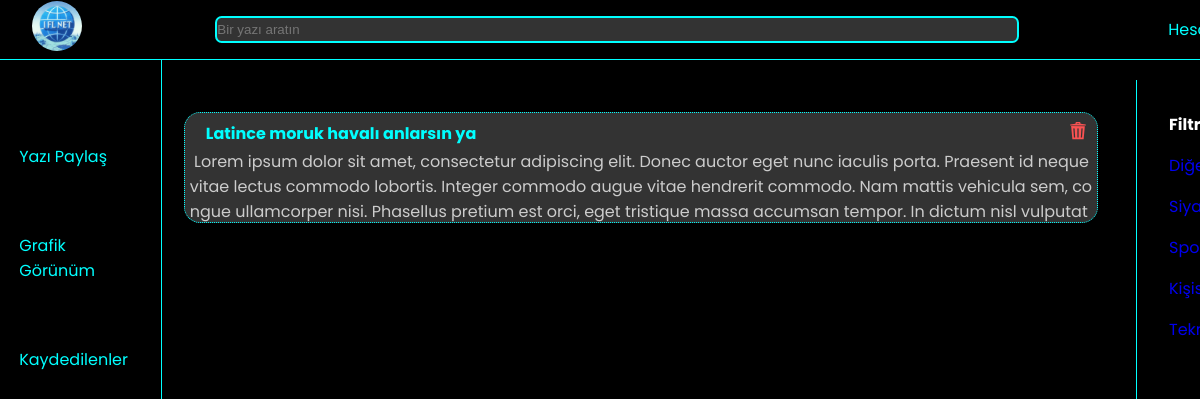
Page / (signed in) on the earlier database version.
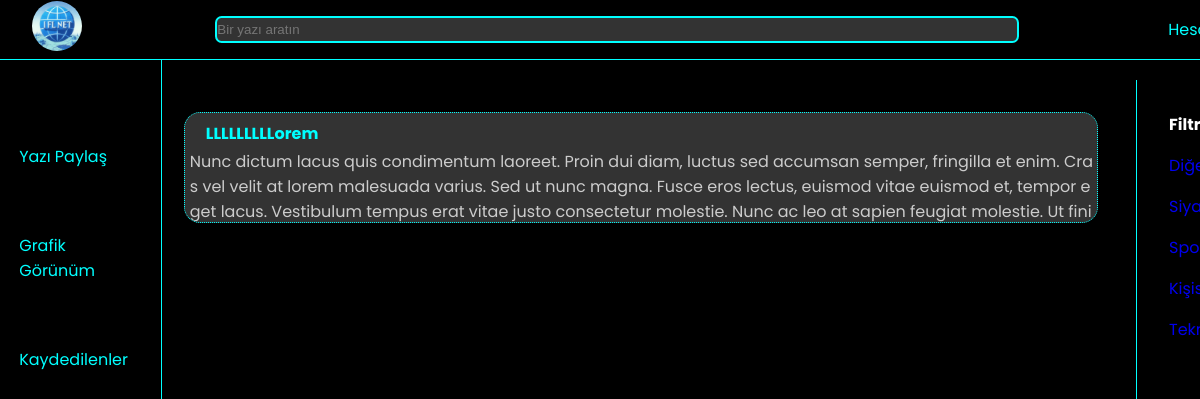
Same page on the later database version.
### app.py (models this page shows)
class Yazilar(db.Model):
    id = db.Column(db.Integer, primary_key=True)
    message = db.Column(db.String(10000), nullable=False)
    user_id = db.Column(db.Integer, db.ForeignKey('user.id'), nullable=False)
    baslik = db.Column(db.String(50), nullable=False, unique=True)
    kaydedilme_sayısı = db.relationship('YaziKaydet',backref='Yazilar',lazy='dynamic')
    kategori = db.Column(db.String(50),nullable=False, default="Diğer")

### app.py (the view)
@app.route('/')
def home():
    if current_user.is_authenticated:
        filter = request.args.get('filter',  type = str)
        if filter:
            yazilar = Yazilar.query.filter(Yazilar.kategori == filter)
            if  yazilar.count() < 1:
                yazilar = None
        else:
            yazilar = Yazilar.query.all()
        return  render_template('home.html', yazilar = yazilar, c_user = current_user, filtre=filter,kategoriler = ["diğer", "siyaset", "spor", "kişisel-gelişim", "teknoloji"])
    else:
        return "Lütfen giriş yapın"

### app.py (called while the page is built)
@login_manager.user_loader
def load_user(user_id):
    return User.query.get(int(user_id))

@app.before_request
def make_session_permanent():
    session.permanent = True

### templates/home.html (shortened to what this page needs)
{% extends "base.html" %}
{%block title%} <title>IFLNET</title>
<link rel="stylesheet" href="../static/css/home/main.css">
{%endblock%}
{% block content %}
    <section class="ana">
        <div class="yazilar">
            <ul class="yazi">
                {% if yazilar %}
                    {% for yazi in yazilar|reverse %}
                        <a class="yazi-link" href="/yazi/{{yazi.baslik}}"> <li>
                            <div class="post-ici">
                                <div class="baslik-kismi">
                                    <span class="baslik-class"> {{yazi.baslik}} </span><span class="uzat"></a></span>
                                    {% if c_user.id == yazi.user_id %}
                                    <a href="/yazi/{{yazi.baslik}}/kaldir"><img src="../static/images/sil.svg" alt="Sil" width="20px"></a>
                                    {% endif %}
                                    <a class="yazi-link" href="/yazi/{{yazi.baslik}}">
                                </div>
                                <br> <div class="yazi-icerik">
                                    {{yazi.message|safe}}
                                </div> </div> </li></a>
                    {% endfor %}
                {% else %}
                    <div class="bulunamadi">
                        <h3>Hiçbir yazı bulunamadı.</h3> <img src="../static/images/sad-doge.png" alt="sad doge" width="400px">
                    </div>
                {% endif %}
        <div class="filtre" id="filtre">
            <ul>
                <div class="label-bas">
                    {% if filtre %}
                    <a href="/"><span class="aktif-label">Filtreleri <br>Kaldır</span></a>
                    {% else %}
                    <span class="deaktif-label"><b>Filtrele</b></span>
                    {% endif %}
                </div>
                {% for kategori in kategoriler %}
                    {% if filter == kategori %}
                        <li class="aktif"><a href="/">{{kategori}} <span class="x">✓</span></a></li>
                    {% else %}
                        <li><a href="http://127.0.0.1:5000/?filter={{kategori}}">{{kategori}}</a></li>
                    {% endif %}
                {% endfor %}
            </ul>
        </div>
    </section>
{% endblock %}

### templates/base.html (shortened to what this page needs)
<!DOCTYPE html>
<html lang="en">
<head>
    {%block title%}{%endblock%}
    <link rel="stylesheet" href="../static/css/base/main.css">
</head>
<body>
    <div class="navbar-top">
        <div class="logo">
            <a href="/"><img src="../static/images/ifl_net.jpg" alt="LOGO" width="50px"></a>
        </div>
        <div class="arama">
            <input type="text" class="ara-bar" placeholder="Bir yazı aratın">
        </div>
        <div class="hesabim">
            <a href="#">Hesabim</a>
        </div>
    </div>
    <div class="navbar">
        <div class="container">
            <ul>
                <li><a href="{{url_for('yazi_yaz')}}">Yazı Paylaş</a></li>
                <li><a href="#">Grafik Görünüm</a></li>
                <li><a href="{{url_for('kaydedilenler')}}">Kaydedilenler</a></li>
            </ul>
        </div>
    </div>
        {% block content %} {% endblock %}
</body>
</html>

### static/css/home/main.css (style rules this page uses)
section.ana { margin-left: 10em; display: inline-flex; color: white; }
section.ana .yazilar { margin: 1em 0.5em 0 0.5em; width: 60em; }
section.ana .yazilar .yazi-link { z-index: 5; }
section.ana .yazilar span { font-weight: bold; margin-left: 1em; margin-top: -0.5em; overflow: hidden; color: var(--vurgu); }
section.ana .yazilar a { text-decoration: none; color: whitesmoke; }
section.ana .yazilar a { text-decoration: none; color: var(--acik-gri); }
section.ana .yazilar p { overflow: hidden; }
section.ana .yazilar li { cursor: pointer; background-color: var(--koyu-gri); margin-top: 1em; margin-left: -1.5em; width: 57em; border: 1px dotted var(--vurgu); border-radius: 1em; height: 6.8em; overflow-y: hidden; }
section.ana .yazilar li .post-ici { display: inline-block; margin-left: 0.3em; margin-top: 0.5em; }
section.ana .yazilar li .post-ici .yazi-icerik { margin-top: -0.8em; word-break: break-all; }
section.ana .yazilar li .baslik-kismi { display: inline-flex; }
.filtre { position: fixed; background-color: var(--main); width: 10em; height: 999em; margin-left: 61em; border-left: 1px solid var(--vurgu); }
.filtre .label-bas { margin-left: -0.5em; }
.filtre ul { margin-top: 2em; text-transform: capitalize; }
.filtre ul span { paddings-bottom: 2em; padding-left: -0.1em; }
.filtre ul li { margin-top: 1em; margin-left: -0.5em; color: var(--vurgu); }
.filtre ul li a { text-decoration: none; }

### static/css/base/main.css (style rules this page uses)
:root { --main: #000000; --vurgu: #00FFFF; --koyu-gri: #333333; --acik-gri: #CCCCCC; }
span { pointer-events: none; white-space: nowrap; }
body { display: inline-block; background: var(--main); font-family: "Poppins"; margin: 0; position: relative; }
ul { list-style-type: none; }
.navbar-top { align-items: center; text-align: center; position: fixed; display: inline-flex; z-index: 100; background-color: var(--main); border-bottom: 1px solid var(--vurgu); padding-left: 5em; }
.navbar-top .logo { display: inline-flex; color: black; margin-left: -3em; width: 50px; }
.navbar-top .logo img { border-radius: 5em; width: 50px; height: 50px; }
.navbar-top .arama { margin-top: 1em; padding-bottom: 1em; }
.navbar-top .arama input.ara-bar { color: white; border-radius: 0.5em; border-style: solid; border-color: var(--vurgu); background-color: var(--koyu-gri); margin-left: 10em; width: 60em; padding: 0.3em 0; }
.navbar-top .hesabim { margin-left: 10em; padding-right: 2em; }
.navbar-top .hesabim a { text-decoration: none; color: var(--vurgu); margin-left: -0.7em; }
.navbar { position: fixed; background: var(--main); border-right: 1px solid var(--vurgu); padding: 0 2em 0 3.7em; width: 70px; height: 999em; }
.navbar .container { display: flex; place-content: space-between; }
.navbar ul { display: block; margin-top: 5em; margin-left: -5em; }
.navbar ul li { margin: 4em 0 4em 0; }
.navbar ul li a:link { color: var(--vurgu); text-decoration: none; }

Differences in the rows shown:
removed Yazilar: baslik "Latince moruk havalı anlarsın ya", message "Lorem ipsum dolor sit amet, consectetur adipiscing elit. Donec auctor eget nunc iaculis porta. Praesent id neque vitae lectus commodo lobortis. Integer commodo augue vitae hendrerit commodo. Nam mattis vehicula sem, congue ullamcorper nisi. Phasellus pretium est orci, eget tristique massa accumsan tempor. In dictum nisl…"
added Yazilar: baslik "LLLLLLLLLorem", message "Nunc dictum lacus quis condimentum laoreet. Proin dui diam, luctus sed accumsan semper, fringilla et enim. Cras vel velit at lorem malesuada varius. Sed ut nunc magna. Fusce eros lectus, euismod vitae euismod et, tempor eget lacus. Vestibulum tempus erat vitae justo consectetur molestie. Nunc ac leo at sapien feugiat molestie. Ut…"
